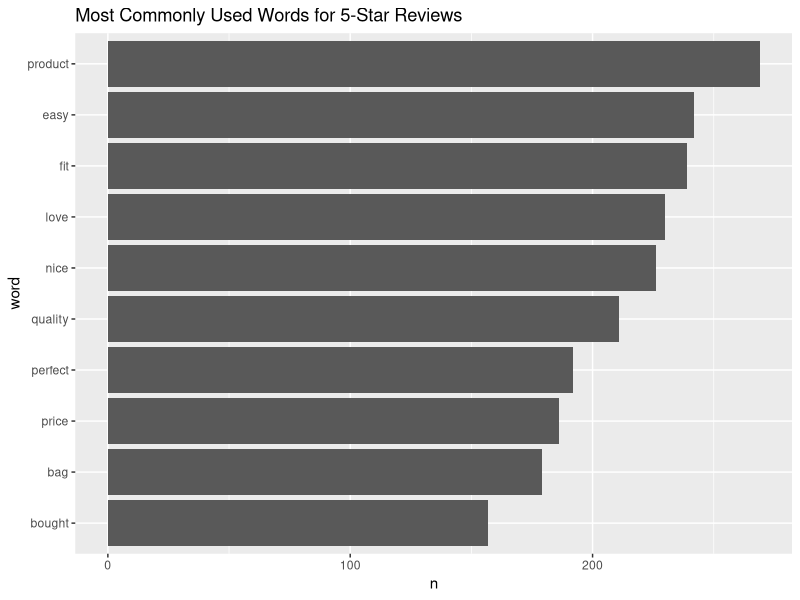

Write R code to recreate this figure.
# ## Exercise 3
# 
# In RStudio on Posit Cloud, create a new R script do the following.
# 
# 1. Load the tidyverse.
# 2. Import and explore `customer_data` using the functions we've covered.
# 3. Provide at least one interesting numeric summary and one interesting 
# visualization using discrete variables only.
# 4. Practice good coding conventions: Comment often, write in consecutive lines of code using the `|>`, 
# and use the demonstrated style (e.g., variable names, spacing within functions).
# 5. Export the R script and upload to Canvas.

# Five points total, one point each for:
#   
# - Loading the tidyverse.
# - Providing at least one numeric summary.
# - Providing at least one visualization.
# - Following good coding conventions (provide feedback on this point).
# - Submitting an R script.

# Load the tidyverse.
library(tidyverse)

# Import data.
customer_data <- read_csv("customer_data.csv")

customer_data

# At least one interesting numeric summary. For example, the number of
# "high income" customers by gender.
customer_data |> 
  mutate(high_income = income > 120000) |> 
  count(gender, high_income) |> 
  arrange(desc(n))

# At least one interesting visualization. For example, the top 10
# most commonly used word for 5-star reviews.
customer_data |>
  filter(star_rating == 5) |> 
  select(review_text) |> 
  tidytext::unnest_tokens(word, review_text) |> 
  drop_na(word) |> 
  anti_join(tidytext::stop_words) |> 
  count(word) |> 
  arrange(desc(n)) |> 
  slice(1:10) |> 
  mutate(word = fct_reorder(word, n)) |>
  ggplot(aes(x = n, y = word)) +
  geom_col() +
  labs(title = "Most Commonly Used Words for 5-Star Reviews")
